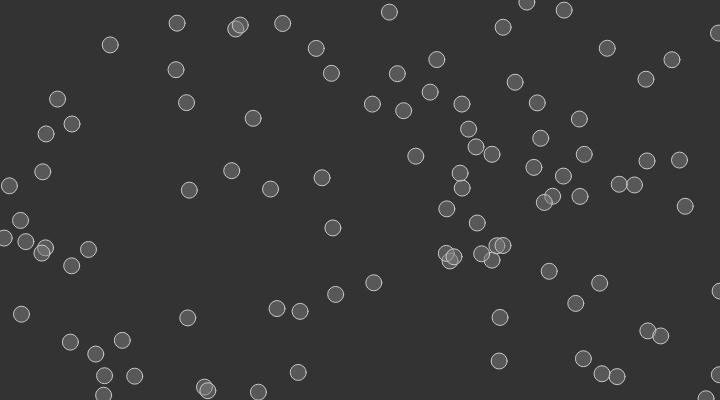
Frame 1 (no input)
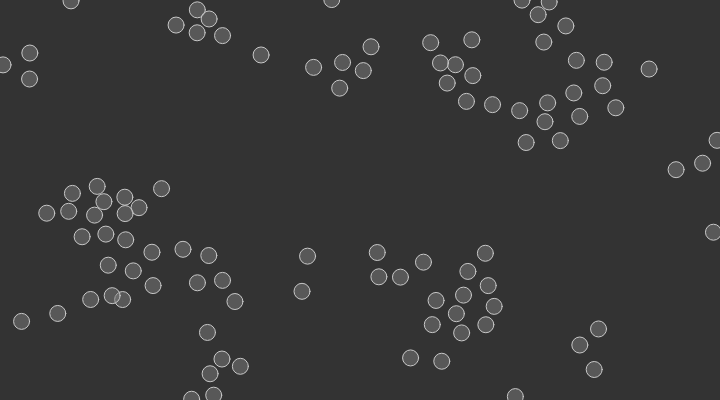
Frame 60 (no input)
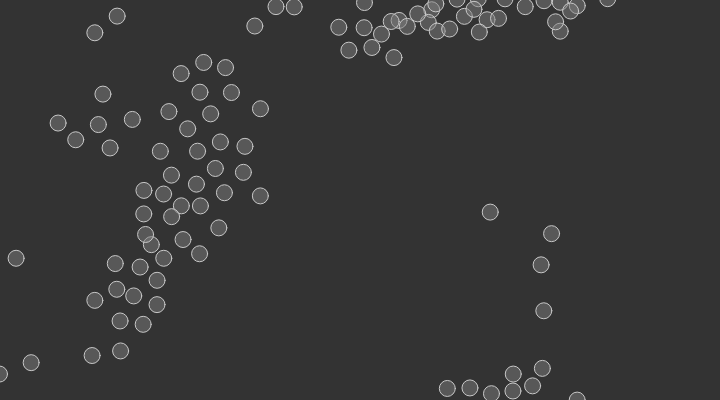
Frame 120 (the mouse pressed at the canvas centre since frame 60)

The p5.js sketch that drew these frames (run headless with seeded random() and noise() and a simulated clock; from frame 60 on, the mouse is pressed at the canvas centre):

// p5.js sketch
// ── sketch.js
let boids = [];

function setup() {
  createCanvas(720, 400);

  // Add an initial set of boids into the system
  for (let i = 0; i < 100; i++) {
    boids[i] = new Boid(random(width), random(height));
  }
}

function draw() {
  background(51);
  // Run all the boids
  for (let i = 0; i < boids.length; i++) {
    boids[i].run(boids);
  }
}

// Boid class
// Methods for Separation, Cohesion, Alignment added
class Boid {
  constructor(x, y) {
    this.acceleration = createVector(0, 0);
    this.velocity = p5.Vector.random2D();
    this.position = createVector(x, y);
    this.r = 3.0;
    this.maxspeed = 3;    // Maximum speed
    this.maxforce = 0.05; // Maximum steering force
  }

  run(boids) {
    this.flock(boids);
    this.update();
    this.borders();
    this.render();
  }
  
  // Forces go into acceleration
  applyForce(force) {
    this.acceleration.add(force);
  }
  
  // We accumulate a new acceleration each time based on three rules
  flock(boids) {
    let sep = this.separate(boids); // Separation
    let ali = this.align(boids);    // Alignment
    let coh = this.cohesion(boids); // Cohesion
    // Arbitrarily weight these forces
    sep.mult(2.5);
    ali.mult(1.0);
    coh.mult(1.0);
    // Add the force vectors to acceleration
    this.applyForce(sep);
    this.applyForce(ali);
    this.applyForce(coh);
  }
  
  // Method to update location
  update() {
    // Update velocity
    this.velocity.add(this.acceleration);
    // Limit speed
    this.velocity.limit(this.maxspeed);
    this.position.add(this.velocity);
    // Reset acceleration to 0 each cycle
    this.acceleration.mult(0);
  }
  
  // A method that calculates and applies a steering force towards a target
  // STEER = DESIRED MINUS VELOCITY
  seek(target) {
    let desired = p5.Vector.sub(target, this.position); // A vector pointing from the location to the target
    // Normalize desired and scale to maximum speed
    desired.normalize();
    desired.mult(this.maxspeed);
    // Steering = Desired minus Velocity
    let steer = p5.Vector.sub(desired, this.velocity);
    steer.limit(this.maxforce); // Limit to maximum steering force
    return steer;
  }
  
  // Draw boid as a circle
  render() {
    fill(127, 127);
    stroke(200);
    ellipse(this.position.x, this.position.y, 16, 16);
  }
  
  // Wraparound
  borders() {
    if (this.position.x < -this.r) this.position.x = width + this.r;
    if (this.position.y < -this.r) this.position.y = height + this.r;
    if (this.position.x > width + this.r) this.position.x = -this.r;
    if (this.position.y > height + this.r) this.position.y = -this.r;
  }
  
  // Separation
  // Method checks for nearby boids and steers away
  separate(boids) {
    let desiredseparation = 25.0;
    let steer = createVector(0, 0);
    let count = 0;
    // For every boid in the system, check if it's too close
    for (let i = 0; i < boids.length; i++) {
      let d = p5.Vector.dist(this.position, boids[i].position);
      // If the distance is greater than 0 and less than an arbitrary amount (0 when you are yourself)
      if ((d > 0) && (d < desiredseparation)) {
        // Calculate vector pointing away from neighbor
        let diff = p5.Vector.sub(this.position, boids[i].position);
        diff.normalize();
        diff.div(d); // Weight by distance
        steer.add(diff);
        count++; // Keep track of how many
      }
    }
    // Average -- divide by how many
    if (count > 0) {
      steer.div(count);
    }
  
    // As long as the vector is greater than 0
    if (steer.mag() > 0) {
      // Implement Reynolds: Steering = Desired - Velocity
      steer.normalize();
      steer.mult(this.maxspeed);
      steer.sub(this.velocity);
      steer.limit(this.maxforce);
    }
    return steer;
  }
  
  // Alignment
  // For every nearby boid in the system, calculate the average velocity
  align(boids) {
    let neighbordist = 50;
    let sum = createVector(0, 0);
    let count = 0;
    for (let i = 0; i < boids.length; i++) {
      let d = p5.Vector.dist(this.position, boids[i].position);
      if ((d > 0) && (d < neighbordist)) {
        sum.add(boids[i].velocity);
        count++;
      }
    }
    if (count > 0) {
      sum.div(count);
      sum.normalize();
      sum.mult(this.maxspeed);
      let steer = p5.Vector.sub(sum, this.velocity);
      steer.limit(this.maxforce);
      return steer;
    } else {
      return createVector(0, 0);
    }
  }
  
  // Cohesion
  // For the average location (i.e. center) of all nearby boids, calculate steering vector towards that location
  cohesion(boids) {
    let neighbordist = 50;
    let sum = createVector(0, 0); // Start with empty vector to accumulate all locations
    let count = 0;
    for (let i = 0; i < boids.length; i++) {
      let d = p5.Vector.dist(this.position, boids[i].position);
      if ((d > 0) && (d < neighbordist)) {
        sum.add(boids[i].position); // Add location
        count++;
      }
    }
    if (count > 0) {
      sum.div(count);
      return this.seek(sum); // Steer towards the location
    } else {
      return createVector(0, 0);
    }
  }  
}
